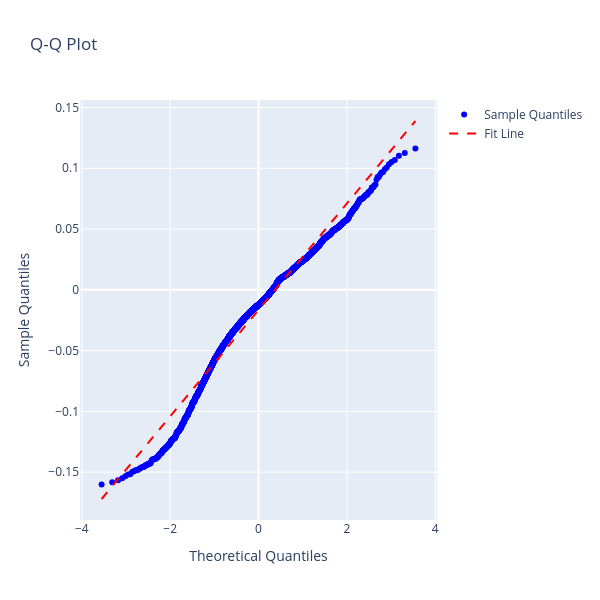

The notebook cell this image was saved under:
### Code cell
mask = (X["age"] > 30) & (X["age"] < 80)
charters.qq(GLM.model.resid_pearson[mask])

### Figure 1 — Plotly figure (JSON) as saved in the notebook; plotly's stock layout.template omitted (floating-point values rounded to 4 significant figures; data arrays with more than 128 entries replaced by an {"elided": "..."} marker saying what was removed)
{"data": [{"marker": {"color": "blue", "size": 6}, "mode": "markers", "name": "Sample Quantiles", "type": "scatter", "x": {"elided": "3626 float values"}, "y": {"elided": "3626 float values"}}, {"line": {"color": "red", "dash": "dash"}, "mode": "lines", "name": "Fit Line", "type": "scatter", "x": {"elided": "3626 float values"}, "y": {"elided": "3626 float values"}}], "layout": {"height": 600, "title": {"text": "Q-Q Plot"}, "width": 600, "xaxis": {"title": {"text": "Theoretical Quantiles"}}, "yaxis": {"title": {"text": "Sample Quantiles"}}}}
